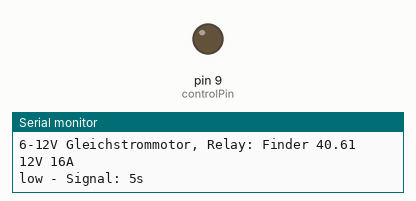
Recording of a sketch running on a simulated Arduino Uno, built with avr-gcc and run on an emulated ATmega328P. Parts: output pins drawn as LEDs (lit = HIGH), the last lines printed to the serial monitor.

Above: at 2.5 s.
At 6.0 s:
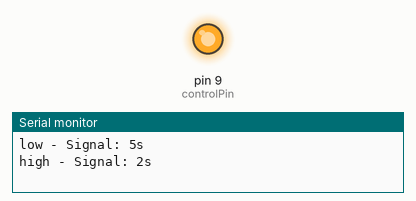
Timing chart, 0 to 9.1 s (numbered marks = the images above):
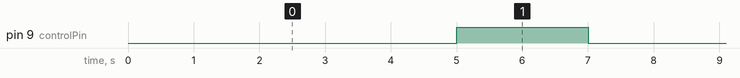

The sketch:

relay-motor-control.ino
```cpp
/*
6-12V Gleichstrommotor, Relay: Finder 40.61 12V 16A
*/
const int controlPin = 9;

void setup() {
  pinMode(controlPin, OUTPUT);
  Serial.begin(9600);
  Serial.println("6-12V Gleichstrommotor, Relay: Finder 40.61 12V 16A");
}

void loop() {
  digitalWrite(controlPin, LOW);   // (1)
  Serial.println("low - Signal: 5s");
  delay(5000);
  digitalWrite(controlPin, HIGH);
  Serial.println("high - Signal: 2s");
  delay(2000);
}
```

Measured:
- by itself, pin 9 (controlPin): alternates HIGH for 2.0 s and LOW for 5.0 s
